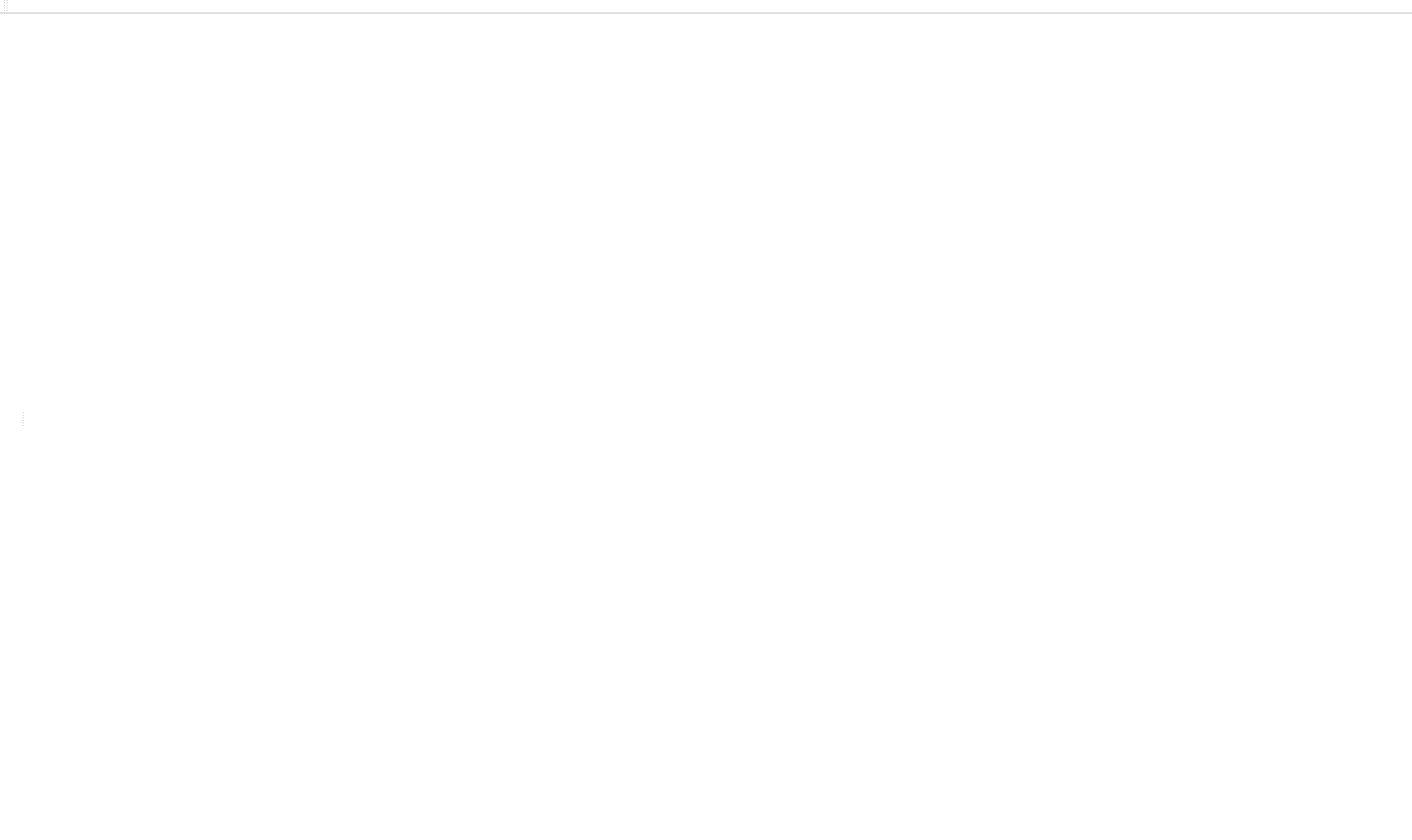
<?xml version="1.0" encoding="UTF-8"?>
<ui version="4.0">
 <class>MainWindow</class>
 <widget class="QMainWindow" name="MainWindow">
  <property name="geometry">
   <rect>
    <x>0</x>
    <y>0</y>
    <width>1680</width>
    <height>1000</height>
   </rect>
  </property>
  <property name="sizePolicy">
   <sizepolicy hsizetype="Expanding" vsizetype="Preferred">
    <horstretch>0</horstretch>
    <verstretch>0</verstretch>
   </sizepolicy>
  </property>
  <property name="minimumSize">
   <size>
    <width>800</width>
    <height>900</height>
   </size>
  </property>
  <property name="windowTitle">
   <string>MainWindow</string>
  </property>
  <property name="styleSheet">
   <string notr="true">
background-color: rgb(255, 255, 255);</string>
  </property>
  <widget class="QWidget" name="centralWidget">
   <property name="minimumSize">
    <size>
     <width>20</width>
     <height>0</height>
    </size>
   </property>
  </widget>
  <widget class="QMenuBar" name="menuBar">
   <property name="geometry">
    <rect>
     <x>0</x>
     <y>0</y>
     <width>1680</width>
     <height>23</height>
    </rect>
   </property>
  </widget>
  <widget class="QToolBar" name="mainToolBar">
   <attribute name="toolBarArea">
    <enum>TopToolBarArea</enum>
   </attribute>
   <attribute name="toolBarBreak">
    <bool>false</bool>
   </attribute>
  </widget>
  <widget class="QStatusBar" name="statusBar"/>
  <widget class="QDockWidget" name="dockWidget">
   <property name="sizePolicy">
    <sizepolicy hsizetype="Fixed" vsizetype="Preferred">
     <horstretch>0</horstretch>
     <verstretch>0</verstretch>
    </sizepolicy>
   </property>
   <property name="floating">
    <bool>false</bool>
   </property>
   <property name="features">
    <set>QDockWidget::NoDockWidgetFeatures</set>
   </property>
   <property name="allowedAreas">
    <set>Qt::LeftDockWidgetArea</set>
   </property>
   <attribute name="dockWidgetArea">
    <number>1</number>
   </attribute>
   <widget class="QWidget" name="dockWidgetContents"/>
  </widget>
 </widget>
 <layoutdefault spacing="6" margin="11"/>
 <resources/>
 <connections/>
</ui>
